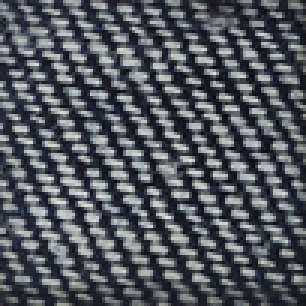
#> input picture shibie/tmp/pair_test/transmission.png, 102 x 102 px, shrunk from 1280 x 1280 before the run (shown 3 times larger)
$ python scale_probe2.py   (older library calls are emulated)
#> lines starting #> are read from the running program, lines starting #| are printed output that depends on the picture
### shibie/engine/pipeline.py
from __future__ import annotations

from dataclasses import replace

import cv2
import numpy as np

from .config import DEFAULT_CONFIG
from .gate2 import gate2
from .normalization import normalize_transmission
from .orientation import structure_tensor_directions, map_warp_weft, angular_distance
from .steerable import steerable_filter_bank, assess_scale_consistency
from .ridge import ridge_detection_and_centerline_linking
from .centerline import clean_centerlines
from .density import dual_path_density
from .confidence import confidence_for_direction, overall_confidence
from .periodicity import estimate_normal_periodicity, compare_periodicity_to_centerlines
from .texture import classify_surface_texture
from .width import measure_apparent_widths, map_centerlines_to_reflection
from .yarn_advisory import advise_yarn_counts
from .twill import analyze_twill
from .gate3 import summarize_gate3
from .evidence import generate_evidence


def decode_image(data: bytes) -> np.ndarray:
    arr = np.frombuffer(data, dtype=np.uint8)
    img = cv2.imdecode(arr, cv2.IMREAD_COLOR)
    if img is None:
        raise ValueError("IMAGE_DECODE_FAILED")
    return img


def _clip01(x: float) -> float:
    return max(0.0, min(1.0, float(x)))


# [498 lines left out: functions _threshold_score, _direction_quality_components, _direction_quality, _periodicity_agreement, _transmission_physical_center_evidence, _run_direction and 4 more, not called in this run]

def run_measurement(
    front_image_bytes: bytes,
    transmission_image_bytes: bytes,
    mm_per_px: float | None = None,
    mm_per_px_x: float | None = None,
    mm_per_px_y: float | None = None,
    warp_axis_hint: str = "vertical",
    evidence_output_dir: str | None = None,
    sample_id: str = "sample",
) -> dict:
    if mm_per_px_x is None:
        mm_per_px_x = mm_per_px
    if mm_per_px_y is None:
        mm_per_px_y = mm_per_px

    front = decode_image(front_image_bytes)
    if not transmission_image_bytes:
        raise ValueError("TRANSMISSION_IMAGE_REQUIRED")
    transmission = decode_image(transmission_image_bytes)

    g2 = gate2(front, transmission, mm_per_px_x, mm_per_px_y, DEFAULT_CONFIG)
    if g2["status"] == "FAIL":
        return {
            "engine_version": "0.6.3",
            "algorithm_profile": "DENIM_ROUTE_V0.6.3_REAL_ROBUST",
            "input_mode": "STANDARD_REFLECTION_TRANSMISSION",
            "status": "FAIL",
            "failure_reasons": g2["reasons"],
            "gate2": g2,
        }

    normalized, norm_meta = normalize_transmission(transmission, DEFAULT_CONFIG)
    scale = float(norm_meta["resize_scale"])
    mm_x_working = float(mm_per_px_x) / scale
    mm_y_working = float(mm_per_px_y) / scale

    try:
        if DEFAULT_CONFIG.orientation_roi_ratio is None:
            orientation_input = normalized
            orientation_source = "SAME_ROI_AS_DENSITY_V063"
        else:
            ratio = float(DEFAULT_CONFIG.orientation_roi_ratio)
            if not (0.30 <= ratio <= float(DEFAULT_CONFIG.roi_ratio)):
                raise ValueError("ORIENTATION_ROI_RATIO_INVALID")
            # Detect direction on a compact, independently normalized crop,
            # but verify measured ridges on the larger measurement ROI.
            orientation_input, _ = normalize_transmission(
                transmission, replace(DEFAULT_CONFIG, roi_ratio=ratio)
            )
            orientation_source = "INDEPENDENT_INNER_ROI"
        orient0 = structure_tensor_directions(orientation_input, DEFAULT_CONFIG)
        orient, mapping, warp, weft = _choose_direction_pair(normalized, orient0, mm_x_working, mm_y_working, warp_axis_hint)
        orient["orientation_candidate_roi_source"] = orientation_source
    except ValueError as exc:
        return {
            "engine_version": "0.6.3",
            "algorithm_profile": "DENIM_ROUTE_V0.6.3_REAL_ROBUST",
            "input_mode": "STANDARD_REFLECTION_TRANSMISSION",
            "status": "FAIL",
            "failure_reasons": [str(exc)],
            "gate2": g2,
            "normalization": norm_meta,
        }

    overall = overall_confidence(g2["status"], orient, mapping, warp["confidence"], weft["confidence"])
    warp_density = float(warp["density"]["density_per_cm"])
    weft_density = float(weft["density"]["density_per_cm"])
    ratio = warp_density / max(weft_density, 1e-9)

    texture = classify_surface_texture(front)
    twill = analyze_twill(
        front,
        float(warp["_width_seed"]["line_direction_deg"]),
        float(weft["_width_seed"]["line_direction_deg"]),
        DEFAULT_CONFIG,
        transmission=transmission,
        warp_seed=warp["_width_seed"],
        weft_seed=weft["_width_seed"],
        normalization=norm_meta,
    )
    # 宽度是独立验证模块。任何意外的测宽异常都不能回溯影响已完成的密度主链。
    try:
        width = measure_apparent_widths(
            front, transmission, warp["_width_seed"], weft["_width_seed"], norm_meta,
            float(mm_per_px_x), float(mm_per_px_y), DEFAULT_CONFIG,
        )
    except (ValueError, cv2.error, KeyError, TypeError) as exc:
        width = {
            "status": "FAIL",
            "reasons": [f"WIDTH_MEASUREMENT_ERROR:{exc}"],
            "registration": None,
            "warp": None,
            "weft": None,
            "evidence": [],
        }
    publish = overall["status"] != "FAIL"
    yarn_advisory = advise_yarn_counts(warp_density, weft_density, width)
    gate3 = summarize_gate3(g2, overall, width, twill, yarn_advisory)
    centerline_evidence = {"warp": [], "weft": []}
    if isinstance(width.get("registration"), dict) and width["registration"].get("status") == "PASS":
        matrix = np.asarray(width["registration"]["matrix_transmission_to_reflection"], dtype=np.float32)
        for key, seed in (("warp", warp), ("weft", weft)):
            lines = map_centerlines_to_reflection(seed["_width_seed"], norm_meta, matrix)
            centerline_evidence[key] = [np.asarray(line, dtype=np.float32).round(3).tolist() for line in lines]
    result = {
        "engine_version": "0.6.3",
        "algorithm_profile": "DENIM_ROUTE_V0.6.3_REAL_ROBUST",
        "input_mode": "STANDARD_REFLECTION_TRANSMISSION",
        "status": overall["status"],
        "failure_reasons": overall["reasons"],
        "warp_density_per_cm": round(warp_density, 3) if publish else None,
        "weft_density_per_cm": round(weft_density, 3) if publish else None,
        "warp_weft_ratio": round(ratio, 6) if publish else None,
        "surface_texture": texture["label"],
        "surface_texture_confidence": texture["confidence"],
        "twill": twill,
        "apparent_width": width,
        "yarn_advisory": yarn_advisory,
        "gate3": gate3,
        "gate2": g2,
        "normalization": norm_meta,
        "orientation": {**orient, **mapping},
        "centerline_evidence": centerline_evidence,
        "density_debug": {
            "warp": {k: v for k, v in warp.items() if k != "_width_seed"},
            "weft": {k: v for k, v in weft.items() if k != "_width_seed"},
        },
        "input_calibration": {
            "mm_per_px_x": float(mm_per_px_x),
            "mm_per_px_y": float(mm_per_px_y),
            "working_mm_per_px_x": mm_x_working,
            "working_mm_per_px_y": mm_y_working,
        },
        "route": [
            "Gate2", "ROI", "Geometry+LocalNormalization", "StructureTensorCandidates",
            "MultiScaleSteerableFilterBank", "RidgeDetection+PredictiveCenterlineLinking",
            "CenterlineCleaning", "WarpWeftMapping", "CenterlineCount+MedianCenterSpacing", "Confidence",
            "ReflectionTransmissionRegistration", "NormalProfileMultiEdgePair", "PitchConstrainedProfileConsistency", "WidthP10P50P90",
            "ReflectionTwillCannyHoughGeometry",
            "YarnCountAdvisoryReferenceOnly",
        ],
    }
    if evidence_output_dir is not None:
        evidence = generate_evidence(front, result, evidence_output_dir, sample_id)
        result["evidence"] = evidence
        result["gate3"] = summarize_gate3(g2, overall, width, twill, yarn_advisory, evidence)
    return result

### shibie/engine/preprocess.py
from __future__ import annotations

import cv2
import numpy as np


def to_gray(image: np.ndarray) -> np.ndarray:
    if image.ndim == 2:
        return image
    return cv2.cvtColor(image, cv2.COLOR_BGR2GRAY)


def resize_max_side(image: np.ndarray, max_side: int) -> tuple[np.ndarray, float]:
    h, w = image.shape[:2]
    m = max(h, w)
    if m <= max_side:
        return image, 1.0
    scale = max_side / float(m)
    out = cv2.resize(
        image,
        (max(1, int(round(w * scale))), max(1, int(round(h * scale)))),
        interpolation=cv2.INTER_AREA,
    )
    return out, scale


# [19 lines left out: function crop_roi, not called in this run]


def local_normalize(gray: np.ndarray) -> np.ndarray:
    clahe = cv2.createCLAHE(clipLimit=2.0, tileGridSize=(8, 8))
    return clahe.apply(gray)


# [12 lines left out: function rotate_keep_size, not called in this run]


def center_crop(image: np.ndarray, ratio: float = 0.82) -> np.ndarray:
    roi, _ = crop_roi(image, ratio)
    return roi

### shibie/engine/gate2.py
from __future__ import annotations

import cv2
import numpy as np

from .config import EngineConfig, DEFAULT_CONFIG
from .preprocess import to_gray, resize_max_side


def _metrics(image: np.ndarray) -> dict:
    gray = to_gray(image)
    small, _ = resize_max_side(gray, 1400)
    f = small.astype(np.float32)

    lap_var = float(cv2.Laplacian(small, cv2.CV_32F).var())
    gx = cv2.Sobel(f, cv2.CV_32F, 1, 0, ksize=3)
    gy = cv2.Sobel(f, cv2.CV_32F, 0, 1, ksize=3)
    tenengrad = float(np.mean(gx * gx + gy * gy))

    hist = cv2.calcHist([small], [0], None, [256], [0, 256]).ravel()
    hist /= max(float(hist.sum()), 1.0)
    dark_ratio = float(hist[:8].sum())
    bright_ratio = float(hist[248:].sum())

    return {
        "width": int(gray.shape[1]),
        "height": int(gray.shape[0]),
        "laplacian_variance": round(lap_var, 3),
        "tenengrad": round(tenengrad, 3),
        "dark_ratio": round(dark_ratio, 5),
        "bright_ratio": round(bright_ratio, 5),
    }


def _append_quality_reasons(
    prefix: str,
    metrics: dict,
    reasons: list[str],
    hard_reasons: set[str],
    config: EngineConfig,
) -> None:
    """Gate 2 单图质量判定。

    落地单口径：Gate 2 判断输入是否“具备计量条件”。
    因此普通质量下降不直接拒绝；只有严重失焦/严重曝光异常等
    明显不可计量状态才进入 hard_reasons。

    注意：以下阈值仍为 PoC 初始值，不是生产冻结参数。
    """
    lap = float(metrics["laplacian_variance"])
    ten = float(metrics["tenengrad"])

    # 模糊/细节：不再用单一 Laplacian < 10 直接 FAIL。
    # 只有 Laplacian 与 Tenengrad 同时落入严重区间，才判断严重失焦。
    if lap < config.gate2_blur_fail_laplacian and ten < config.gate2_detail_fail_tenengrad:
        code = f"{prefix}_IMAGE_SEVERELY_BLURRED"
        reasons.append(code)
        hard_reasons.add(code)
    else:
        if lap < config.gate2_blur_warn_laplacian:
            reasons.append(f"{prefix}_IMAGE_BLUR_WARNING")
        if ten < config.gate2_detail_warn_tenengrad:
            reasons.append(f"{prefix}_IMAGE_LOW_DETAIL")

    # 曝光：30%~60% 只预警；超过 60% 才视为严重不可计量。
    dark = float(metrics["dark_ratio"])
    bright = float(metrics["bright_ratio"])

    if dark > config.gate2_exposure_fail_ratio:
        code = f"{prefix}_IMAGE_SEVERELY_UNDEREXPOSED"
        reasons.append(code)
        hard_reasons.add(code)
    elif dark > config.gate2_exposure_warn_ratio:
        reasons.append(f"{prefix}_IMAGE_UNDEREXPOSURE_WARNING")

    if bright > config.gate2_exposure_fail_ratio:
        code = f"{prefix}_IMAGE_SEVERELY_OVEREXPOSED"
        reasons.append(code)
        hard_reasons.add(code)
    elif bright > config.gate2_exposure_warn_ratio:
        reasons.append(f"{prefix}_IMAGE_OVEREXPOSURE_WARNING")


def gate2(
    front: np.ndarray,
    transmission: np.ndarray,
    mm_per_px_x: float | None,
    mm_per_px_y: float | None,
    config: EngineConfig = DEFAULT_CONFIG,
) -> dict:
    reasons: list[str] = []
    hard_reasons: set[str] = set()

    if front is None or front.size == 0:
        reasons.append("FRONT_IMAGE_INVALID")
        hard_reasons.add("FRONT_IMAGE_INVALID")
    if transmission is None or transmission.size == 0:
        reasons.append("TRANSMISSION_IMAGE_INVALID")
        hard_reasons.add("TRANSMISSION_IMAGE_INVALID")
    if reasons:
        return {
            "status": "FAIL",
            "reasons": sorted(set(reasons)),
            "metrics": {},
            "threshold_profile": "POC_UNFROZEN_V0.6.2_GATE2_RELAXED",
        }

    fm = _metrics(front)
    tm = _metrics(transmission)

    if front.shape[:2] != transmission.shape[:2]:
        reasons.append("PAIR_IMAGE_SIZE_MISMATCH")
        hard_reasons.add("PAIR_IMAGE_SIZE_MISMATCH")

    if min(fm["width"], fm["height"], tm["width"], tm["height"]) < config.min_image_side:
        reasons.append("IMAGE_RESOLUTION_LOW")
        hard_reasons.add("IMAGE_RESOLUTION_LOW")

    if mm_per_px_x is None or mm_per_px_y is None or mm_per_px_x <= 0 or mm_per_px_y <= 0:
        reasons.append("MM_PER_PX_MISSING_OR_INVALID")
        hard_reasons.add("MM_PER_PX_MISSING_OR_INVALID")
    else:
        if mm_per_px_x > config.max_mm_per_px or mm_per_px_y > config.max_mm_per_px:
            reasons.append("MM_PER_PX_GATE_FAILED")
            hard_reasons.add("MM_PER_PX_GATE_FAILED")

    # 正面图与透射图仍然共同属于 Gate 2 标准输入；不采用“正面坏了仍发布密度”的例外逻辑。
    _append_quality_reasons("FRONT", fm, reasons, hard_reasons, config)
    _append_quality_reasons("TRANSMISSION", tm, reasons, hard_reasons, config)

    status = "FAIL" if hard_reasons else ("LOW_CONFIDENCE" if reasons else "PASS")
    return {
        "status": status,
        "reasons": sorted(set(reasons)),
        "metrics": {"front": fm, "transmission": tm},
        "threshold_profile": "POC_UNFROZEN_V0.6.2_GATE2_RELAXED",
        "thresholds": {
            "blur_warn_laplacian": config.gate2_blur_warn_laplacian,
            "blur_fail_laplacian": config.gate2_blur_fail_laplacian,
            "detail_warn_tenengrad": config.gate2_detail_warn_tenengrad,
            "detail_fail_tenengrad": config.gate2_detail_fail_tenengrad,
            "exposure_warn_ratio": config.gate2_exposure_warn_ratio,
            "exposure_fail_ratio": config.gate2_exposure_fail_ratio,
            "max_mm_per_px": config.max_mm_per_px,
        },
    }

### shibie/tmp/pair_test/scale_probe2.py
"""反事实：只改 steerable sigma 组，看密度能否收敛到自相关周期(28px -> 28.57根/cm)。"""
import sys, os, json, time
import numpy as np
import cv2

ROOT = os.path.dirname(os.path.abspath(__file__))
SHIBIE = os.path.abspath(os.path.join(ROOT, "..", ".."))
sys.path.insert(0, SHIBIE)

from engine.config import EngineConfig, DEFAULT_CONFIG
from engine import pipeline
import engine.pipeline as P

front = open(os.path.join(ROOT, "front.png"), "rb").read()
trans = open(os.path.join(ROOT, "transmission.png"), "rb").read()

MM = 0.0125
REF_PERIOD_PX = 28.0
REF_DENSITY = 10.0 / (REF_PERIOD_PX * MM)


def run(tag, sigmas, tensor_sigma, extra=None):
    import dataclasses
    over = {"steerable_sigmas": tuple(sigmas), "tensor_sigma": float(tensor_sigma)}
    if extra:
        over.update(extra)
    cfg = dataclasses.replace(EngineConfig(), **over)
    P.DEFAULT_CONFIG = cfg          # pipeline 内部按模块全局名查找，替换即可生效
    t0 = time.time()
    r = pipeline.run_measurement(
        front, trans, mm_per_px_x=MM, mm_per_px_y=MM,
        warp_axis_hint="vertical", sample_id=tag,
    )
#> in decode_image, img is the input picture: shape (102, 102, 3); mean B, G, R 94.4, 87.6, 83
#> in decode_image (call 2), `img = cv2.imdecode(arr, cv2.IMREAD_COLOR)`:
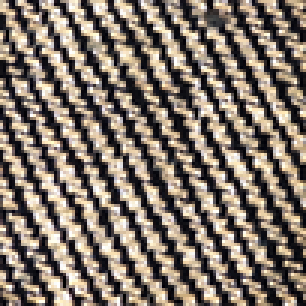
#> img: shape (102, 102, 3) (shown 3 times larger); mean B, G, R 106.1, 117.2, 128.8
#> in _metrics, `lap_var = float(cv2.Laplacian(small, cv2.CV_32F).var())`: lap_var = 10897.3
#> in _metrics, `gx = cv2.Sobel(f, cv2.CV_32F, 1, 0, ksize=3)`:
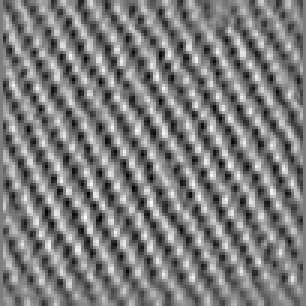
#> gx: shape (102, 102) float32 (shown 3 times larger); min -634, max 659, mean -2; drawn with min black and max white
#> in _metrics, `gy = cv2.Sobel(f, cv2.CV_32F, 0, 1, ksize=3)`:
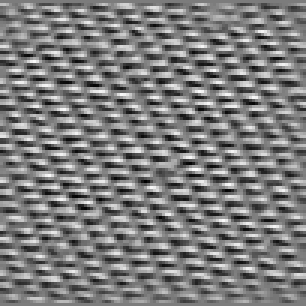
#> gy: shape (102, 102) float32 (shown 3 times larger); min -734, max 764, mean -1.1; drawn with min black and max white
#> in _metrics, `tenengrad = float(np.mean(gx * gx + gy * gy))`: tenengrad = 140560.4
#> in _metrics, `hist = cv2.calcHist([small], [0], None, [256], [0, 256]).ravel()`: hist = 256 values, max 196 at index 28, min 0 at index 0, mean 40.64
#> in _metrics, `hist /= max(float(hist.sum()), 1.0)`: hist = 256 values, max 0.0188 at index 28, min 0 at index 0, mean 0.00391
#> in _metrics, `dark_ratio = float(hist[:8].sum())`: dark_ratio = 0
#> in gate2, `fm = _metrics(front)`: fm = {'width': 102, 'height': 102, 'laplacian_variance': 10897.3, 'tenengrad': 140560.4, 'dark_ratio': 0, 'bright_ratio': 0}
#> in to_gray (call 2), `return cv2.cvtColor(image, cv2.COLOR_BGR2GRAY)`:
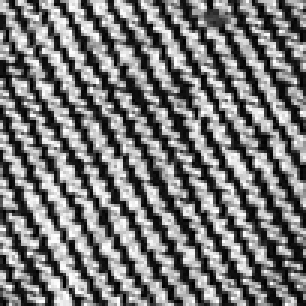
#> returned value: shape (102, 102) (shown 3 times larger); min 0, max 255, mean 119.4
#> in _metrics (call 2), `lap_var = float(cv2.Laplacian(small, cv2.CV_32F).var())`: lap_var = 18847.1
#> in _metrics (call 2), `gx = cv2.Sobel(f, cv2.CV_32F, 1, 0, ksize=3)`:
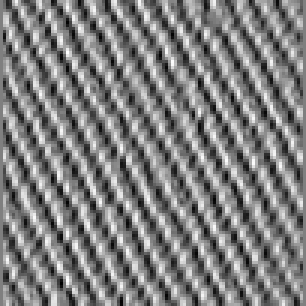
#> gx: shape (102, 102) float32 (shown 3 times larger); min -1005, max 1004, mean -0.7; drawn with min black and max white
#> in _metrics (call 2), `gy = cv2.Sobel(f, cv2.CV_32F, 0, 1, ksize=3)`:
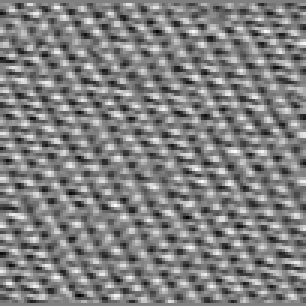
#> gy: shape (102, 102) float32 (shown 3 times larger); min -937, max 916, mean -1.3; drawn with min black and max white
#> in _metrics (call 2), `tenengrad = float(np.mean(gx * gx + gy * gy))`: tenengrad = 269907.6
#> in _metrics (call 2), `hist = cv2.calcHist([small], [0], None, [256], [0, 256]).ravel()`: hist = 256 values, max 127 at index 13, min 16 at index 79, mean 40.64
#> in _metrics (call 2), `hist /= max(float(hist.sum()), 1.0)`: hist = 256 values, max 0.0122 at index 13, min 0.00154 at index 79, mean 0.00391
#> in _metrics (call 2), `dark_ratio = float(hist[:8].sum())`: dark_ratio = 0.0719
#> in _metrics (call 2), `bright_ratio = float(hist[248:].sum())`: bright_ratio = 0.0308
#> in gate2, `tm = _metrics(transmission)`: tm = {'width': 102, 'height': 102, 'laplacian_variance': 18847.1, 'tenengrad': 269907.6, 'dark_ratio': 0.0719, 'bright_ratio': 0.0308}
#> in _append_quality_reasons, `lap = float(metrics["laplacian_variance"])`: lap = 10897.3
#> in _append_quality_reasons, `ten = float(metrics["tenengrad"])`: ten = 140560.4
#> in _append_quality_reasons, `dark = float(metrics["dark_ratio"])`: dark = 0
#> in run_measurement, `g2 = gate2(front, transmission, mm_per_px_x, mm_per_px_y, DEFAULT_CONF..`: g2 = 5 items
#> r = 6 items
    dt = time.time() - t0
    dw = r.get("warp_density_per_cm")
    dp = r.get("weft_density_per_cm")
    cl = r.get("density_debug", {}).get("warp", {}).get("centerline", {})
#> cl = 0 items
    per = r.get("density_debug", {}).get("warp", {}).get("periodicity", {})
#> per = 0 items
    st = r.get("density_debug", {}).get("warp", {}).get("steerable", {})
#> st = 0 items
    out = {
        "tag": tag,
        "sigmas": list(sigmas),
        "tensor_sigma": tensor_sigma,
        "status": r.get("status"),
        "warp_density": None if dw is None else round(float(dw), 3),
        "warp_err_pct": None if dw is None else round(abs(dw - REF_DENSITY) / REF_DENSITY * 100, 1),
        "weft_density": None if dp is None else round(float(dp), 3),
        "warp_spacing_px": cl.get("median_center_spacing_px"),
        "valid_centerlines": cl.get("valid_centerline_count"),
        "spacing_cv": cl.get("spacing_cv"),
        "coverage": cl.get("mean_coverage"),
        "autocorr_px": per.get("spacing_px"),
        "selected": st.get("response_key"),
        "reasons": r.get("density_debug", {}).get("warp", {}).get("confidence", {}).get("reasons"),
        "sec": round(dt, 1),
    }
    print(json.dumps(out, ensure_ascii=False))
#> (printed output is left out)
    return out, r


print(f"REF density from autocorr 28px = {REF_DENSITY:.3f} 根/cm\n")
results = []
for tag, sig, ts in [
    ("base_x1", (2.3, 3.6, 4.3, 5.0, 6.0), 2.0),
    ("sig_x2", (4.6, 7.2, 8.6, 10.0, 12.0), 4.0),
    ("sig_x3", (6.9, 10.8, 12.9, 15.0, 18.0), 6.0),
    ("sig_x4", (9.2, 14.4, 17.2, 20.0, 24.0), 8.0),
]:
    try:
        o, r = run(tag, sig, ts)
#> o = 15 items; r = 6 items
        results.append(o)
        with open(os.path.join(ROOT, f"scale2_{tag}.json"), "w", encoding="utf-8") as f:
            json.dump(r, f, ensure_ascii=False, indent=1, default=str)
    except Exception as e:
        print(tag, "ERROR", repr(e))

with open(os.path.join(ROOT, "scale2_summary.json"), "w", encoding="utf-8") as f:
    json.dump(results, f, ensure_ascii=False, indent=1)
print("\nsaved scale2_summary.json")
